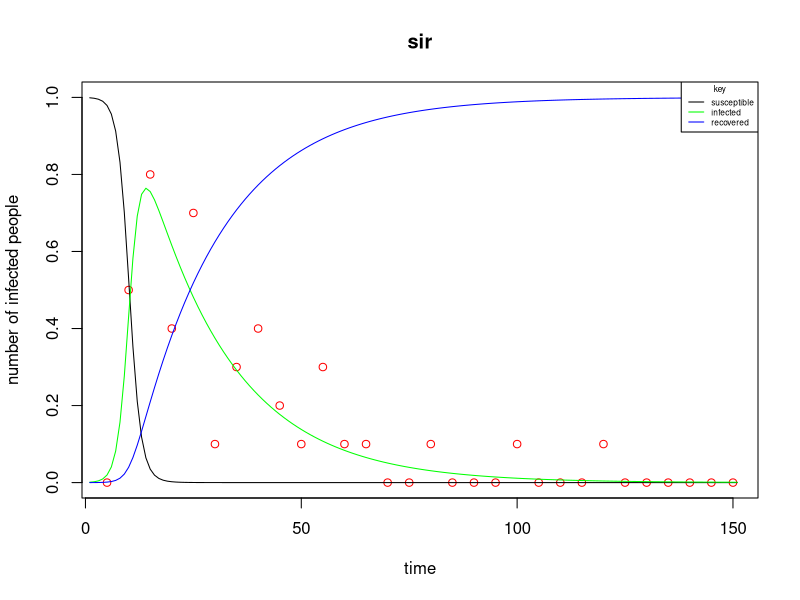

R code for this plot:
library(deSolve) 
library(dplyr) 
rm(list = ls())


#Initial state parameters 
initial_state <- c(S=999/1000, I=1/1000, R=0) 


#parameters answer: 0.14669257 0.05299332
params<- c(0.8,0.05) 
t<- seq(0,150,by= 1) 
#times 
timeValues <- seq(5,150,by=5)

SIR_odes <- function (t,x,params){ 
  S <- x[1] 
  I <- x[2]
  R <- x[3]  
  beta <- params[1] 
  gamma <- params[2] 
  dS <- -beta*S*I 
  dI <- beta*S*I - gamma*I 
  dR <- gamma*I 
  list(c(dS,dI,dR))
  
}

#running model 
df_Model <- as.data.frame(ode(y = initial_state, 
                              times = t, func = SIR_odes, parms = params))

sample_size <- 10 


MximumLikelihood <- function(parms){  
  beta <- params[1] 
  gamma <- params[2] 
  results <- as.data.frame(ode(y = initial_state, 
                               times = t, func = SIR_odes, parms =c(beta = beta, gamma = gamma)))  
  set.seed(123)
  MaxLike <- results %>%
    filter(time %in% timeValues) %>% 
    mutate(sample_size = sample_size, InfectedProb = I/(S+I+R), 
           NumInf= rbinom(n(),10,InfectedProb),fracInf = NumInf/sample_size , 
           loglike = log(dbinom(NumInf, sample_size, InfectedProb)))
   
  return(MaxLike) 
  
} 

#using function to create df for simulated data plot 
dfMax <- as.data.frame(MximumLikelihood(params))

#creating another fxn for optim  
optimHood <- function(parms){ 
  observed <- MximumLikelihood(parms) 
  return(-sum(observed$loglike))}

optimHood(params)

print(optim(par = params, fn = optimHood, method = "Nelder-Mead"))


plot(x =dfMax$time, y= dfMax$fracInf, type = 'p', col = 'red', ylim = c(0,1), main = 'sir', xlab = 'time', ylab = 'number of infected people')
lines(x = df_Model$S , type = 'l', col= 'black') 
lines(x = df_Model$I, type = 'l', col= 'green')
lines(x = df_Model$R,  type = 'l', col = 'blue')  
legend("topright", title="key", legend=c("susceptible", "infected", "recovered"), 
       col = c("black","green", "blue"), cex = 0.5,
       lty=c(1,1,1)) 
